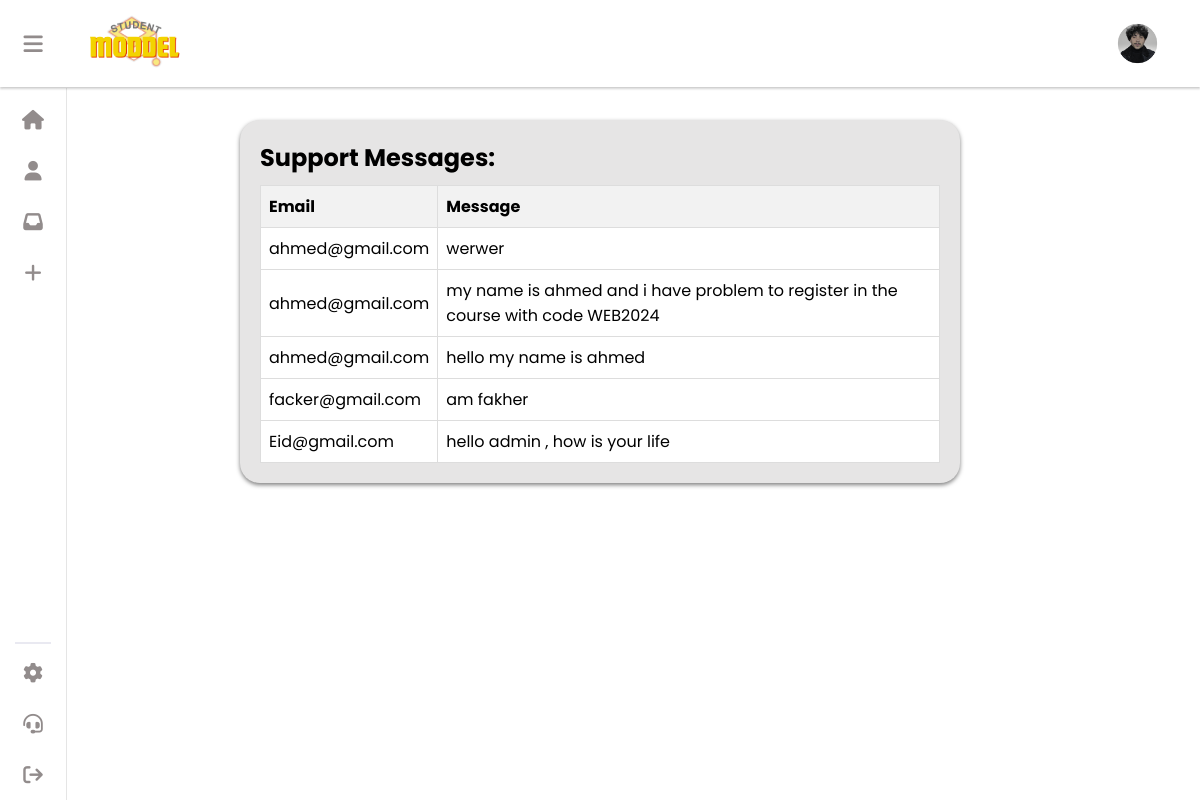
Page /support (signed in) on the earlier database version.
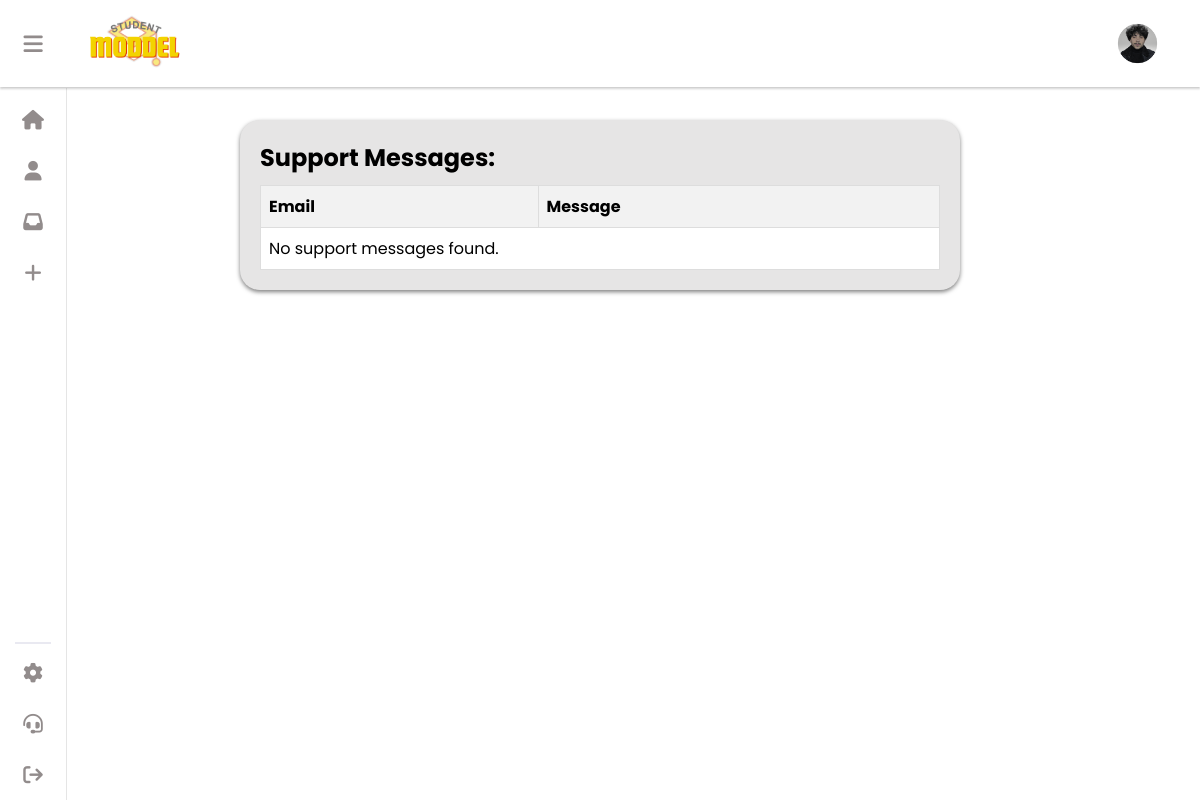
Same page on the later database version.
### crud/models.py (models this page shows)
class SupportMessage(models.Model):
    message = models.CharField(max_length=255)
    email = models.EmailField(max_length=120)

### crud/views.py (the view)
# urls.py: path('support', views.support, name='support'),
@login_required(login_url='login')
def support(request):
    userl = request.user
    print(f'Logged-in user: {userl}')
    student = Student.objects.filter(user=userl).first()
    print(f'Student found: {student}')
    support_messages = []
    if userl.is_staff:  # Check if the user is an admin
        support_messages = SupportMessage.objects.all()
    return render(request, 'support.html', {'student': student, 'support_messages': support_messages})

### crud/templates/support.html (shortened to what this page needs)
<!DOCTYPE html>
<html lang="en">
  <head>
    {% load static %}
    <link
      rel="stylesheet"
      type="text/css"
      href="{% static 'css/support.css' %}"
    />
    <link
      rel="stylesheet"
      type="text/css"
      href="{% static 'css/style.css' %}"
    />
    <link
      rel="stylesheet"
      href="https://cdnjs.cloudflare.com/ajax/libs/font-awesome/6.5.1/css/all.min.css"
    />
  </head>
  <body>
    {% include "aside.html" %}  {% if user.is_staff %}
    <div class="supportAdmin">
      <div class="support-messages">
        <h2>Support Messages:</h2>
        <table class="support-messages-table">
          <thead>
            <tr>
              <th>Email</th>
              <th>Message</th>
            </tr>
          </thead>
          <tbody>
            {% for support_message in support_messages %}
            <tr>
              <td>{{ support_message.email }}</td>
              <td>
                <div id="details-{{ forloop.counter }}" class="message-details">
                  {{ support_message.message }}
                </div>
              </td>
            </tr>
            {% empty %}
            <tr>
              <td colspan="3">No support messages found.</td>
            </tr>
            {% endfor %}
          </tbody>
        </table>
      </div>
    </div>
    {%endif%}
  </body>
</html>

Differences in the rows shown:
removed SupportMessage: email "ahmed@gmail.com", message "werwer"
removed SupportMessage: email "ahmed@gmail.com", message "my name is ahmed and i have problem to register in the course with code WEB2024"
removed SupportMessage: email "ahmed@gmail.com", message "hello my name is ahmed"
removed SupportMessage: email "facker@gmail.com", message "am fakher"
removed SupportMessage: email "Eid@gmail.com", message "hello admin , how is your life"
Other differences:
text now shown: "No support messages found."
